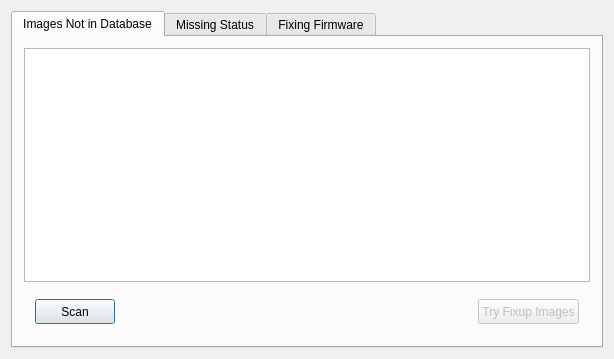
<?xml version="1.0" encoding="UTF-8"?>
<ui version="4.0">
 <class>fixupgames</class>
 <widget class="QDialog" name="fixupgames">
  <property name="geometry">
   <rect>
    <x>0</x>
    <y>0</y>
    <width>614</width>
    <height>359</height>
   </rect>
  </property>
  <property name="windowTitle">
   <string>Fixup Games editor</string>
  </property>
  <layout class="QHBoxLayout" name="horizontalLayout_2">
   <item>
    <widget class="QTabWidget" name="tabWidget">
     <property name="currentIndex">
      <number>0</number>
     </property>
     <widget class="QWidget" name="tab">
      <attribute name="title">
       <string>Images Not in Database</string>
      </attribute>
      <layout class="QVBoxLayout" name="verticalLayout_2">
       <item>
        <widget class="QTreeView" name="notDatabaseTree">
         <property name="rootIsDecorated">
          <bool>false</bool>
         </property>
         <property name="itemsExpandable">
          <bool>false</bool>
         </property>
        </widget>
       </item>
       <item>
        <widget class="QWidget" name="widget_2" native="true">
         <property name="minimumSize">
          <size>
           <width>0</width>
           <height>40</height>
          </size>
         </property>
         <layout class="QHBoxLayout" name="horizontalLayout_4">
          <item>
           <widget class="QPushButton" name="scanMissingImagesButton">
            <property name="minimumSize">
             <size>
              <width>0</width>
              <height>25</height>
             </size>
            </property>
            <property name="text">
             <string>Scan</string>
            </property>
           </widget>
          </item>
          <item>
           <spacer name="horizontalSpacer_2">
            <property name="orientation">
             <enum>Qt::Horizontal</enum>
            </property>
            <property name="sizeHint" stdset="0">
             <size>
              <width>383</width>
              <height>16</height>
             </size>
            </property>
           </spacer>
          </item>
          <item>
           <widget class="QPushButton" name="fixImagesButton">
            <property name="enabled">
             <bool>false</bool>
            </property>
            <property name="minimumSize">
             <size>
              <width>0</width>
              <height>25</height>
             </size>
            </property>
            <property name="text">
             <string>Try Fixup Images</string>
            </property>
           </widget>
          </item>
         </layout>
        </widget>
       </item>
      </layout>
     </widget>
     <widget class="QWidget" name="tab_2">
      <attribute name="title">
       <string>Missing Status</string>
      </attribute>
      <layout class="QVBoxLayout" name="verticalLayout">
       <item>
        <widget class="QTreeView" name="statusTree">
         <property name="rootIsDecorated">
          <bool>false</bool>
         </property>
         <property name="itemsExpandable">
          <bool>false</bool>
         </property>
        </widget>
       </item>
       <item>
        <widget class="QWidget" name="widget" native="true">
         <property name="minimumSize">
          <size>
           <width>0</width>
           <height>40</height>
          </size>
         </property>
         <layout class="QHBoxLayout" name="horizontalLayout_3">
          <item>
           <widget class="QPushButton" name="scanMissingStatusButton">
            <property name="minimumSize">
             <size>
              <width>0</width>
              <height>25</height>
             </size>
            </property>
            <property name="text">
             <string>Scan</string>
            </property>
           </widget>
          </item>
          <item>
           <spacer name="horizontalSpacer">
            <property name="orientation">
             <enum>Qt::Horizontal</enum>
            </property>
            <property name="sizeHint" stdset="0">
             <size>
              <width>383</width>
              <height>16</height>
             </size>
            </property>
           </spacer>
          </item>
          <item>
           <widget class="QPushButton" name="fixStatusButton">
            <property name="enabled">
             <bool>false</bool>
            </property>
            <property name="minimumSize">
             <size>
              <width>0</width>
              <height>25</height>
             </size>
            </property>
            <property name="text">
             <string>Try Fixup Status</string>
            </property>
           </widget>
          </item>
         </layout>
        </widget>
       </item>
      </layout>
     </widget>
     <widget class="QWidget" name="tab_3">
      <attribute name="title">
       <string>Fixing Firmware</string>
      </attribute>
      <layout class="QVBoxLayout" name="verticalLayout_3">
       <item>
        <widget class="QTreeView" name="fwTree">
         <property name="rootIsDecorated">
          <bool>false</bool>
         </property>
         <property name="itemsExpandable">
          <bool>false</bool>
         </property>
        </widget>
       </item>
       <item>
        <widget class="QWidget" name="widget_3" native="true">
         <layout class="QHBoxLayout" name="horizontalLayout">
          <item>
           <widget class="QPushButton" name="scanMissingFWButton">
            <property name="minimumSize">
             <size>
              <width>0</width>
              <height>25</height>
             </size>
            </property>
            <property name="text">
             <string>Scan</string>
            </property>
           </widget>
          </item>
          <item>
           <spacer name="horizontalSpacer_3">
            <property name="orientation">
             <enum>Qt::Horizontal</enum>
            </property>
            <property name="sizeHint" stdset="0">
             <size>
              <width>256</width>
              <height>16</height>
             </size>
            </property>
           </spacer>
          </item>
          <item>
           <widget class="QPushButton" name="fixFirmwareButton">
            <property name="enabled">
             <bool>false</bool>
            </property>
            <property name="minimumSize">
             <size>
              <width>0</width>
              <height>25</height>
             </size>
            </property>
            <property name="text">
             <string>Try Fixup Status</string>
            </property>
           </widget>
          </item>
         </layout>
        </widget>
       </item>
      </layout>
     </widget>
    </widget>
   </item>
  </layout>
 </widget>
 <layoutdefault spacing="6" margin="11"/>
 <resources/>
 <connections>
  <connection>
   <sender>fixStatusButton</sender>
   <signal>pressed()</signal>
   <receiver>fixupgames</receiver>
   <slot>fixupstatus()</slot>
   <hints>
    <hint type="sourcelabel">
     <x>582</x>
     <y>327</y>
    </hint>
    <hint type="destinationlabel">
     <x>575</x>
     <y>252</y>
    </hint>
   </hints>
  </connection>
  <connection>
   <sender>scanMissingStatusButton</sender>
   <signal>pressed()</signal>
   <receiver>fixupgames</receiver>
   <slot>scanstatus()</slot>
   <hints>
    <hint type="sourcelabel">
     <x>80</x>
     <y>324</y>
    </hint>
    <hint type="destinationlabel">
     <x>82</x>
     <y>361</y>
    </hint>
   </hints>
  </connection>
  <connection>
   <sender>scanMissingImagesButton</sender>
   <signal>pressed()</signal>
   <receiver>fixupgames</receiver>
   <slot>scanImages()</slot>
   <hints>
    <hint type="sourcelabel">
     <x>85</x>
     <y>321</y>
    </hint>
    <hint type="destinationlabel">
     <x>108</x>
     <y>383</y>
    </hint>
   </hints>
  </connection>
  <connection>
   <sender>fixImagesButton</sender>
   <signal>pressed()</signal>
   <receiver>fixupgames</receiver>
   <slot>fixupImages()</slot>
   <hints>
    <hint type="sourcelabel">
     <x>563</x>
     <y>320</y>
    </hint>
    <hint type="destinationlabel">
     <x>563</x>
     <y>360</y>
    </hint>
   </hints>
  </connection>
  <connection>
   <sender>scanMissingFWButton</sender>
   <signal>pressed()</signal>
   <receiver>fixupgames</receiver>
   <slot>scanFW()</slot>
   <hints>
    <hint type="sourcelabel">
     <x>77</x>
     <y>323</y>
    </hint>
    <hint type="destinationlabel">
     <x>122</x>
     <y>353</y>
    </hint>
   </hints>
  </connection>
  <connection>
   <sender>fixFirmwareButton</sender>
   <signal>pressed()</signal>
   <receiver>fixupgames</receiver>
   <slot>fixupFW()</slot>
   <hints>
    <hint type="sourcelabel">
     <x>551</x>
     <y>318</y>
    </hint>
    <hint type="destinationlabel">
     <x>552</x>
     <y>353</y>
    </hint>
   </hints>
  </connection>
 </connections>
 <slots>
  <slot>fixupstatus()</slot>
  <slot>scanstatus()</slot>
  <slot>scanImages()</slot>
  <slot>fixupImages()</slot>
  <slot>scanFW()</slot>
  <slot>fixupFW()</slot>
 </slots>
</ui>
